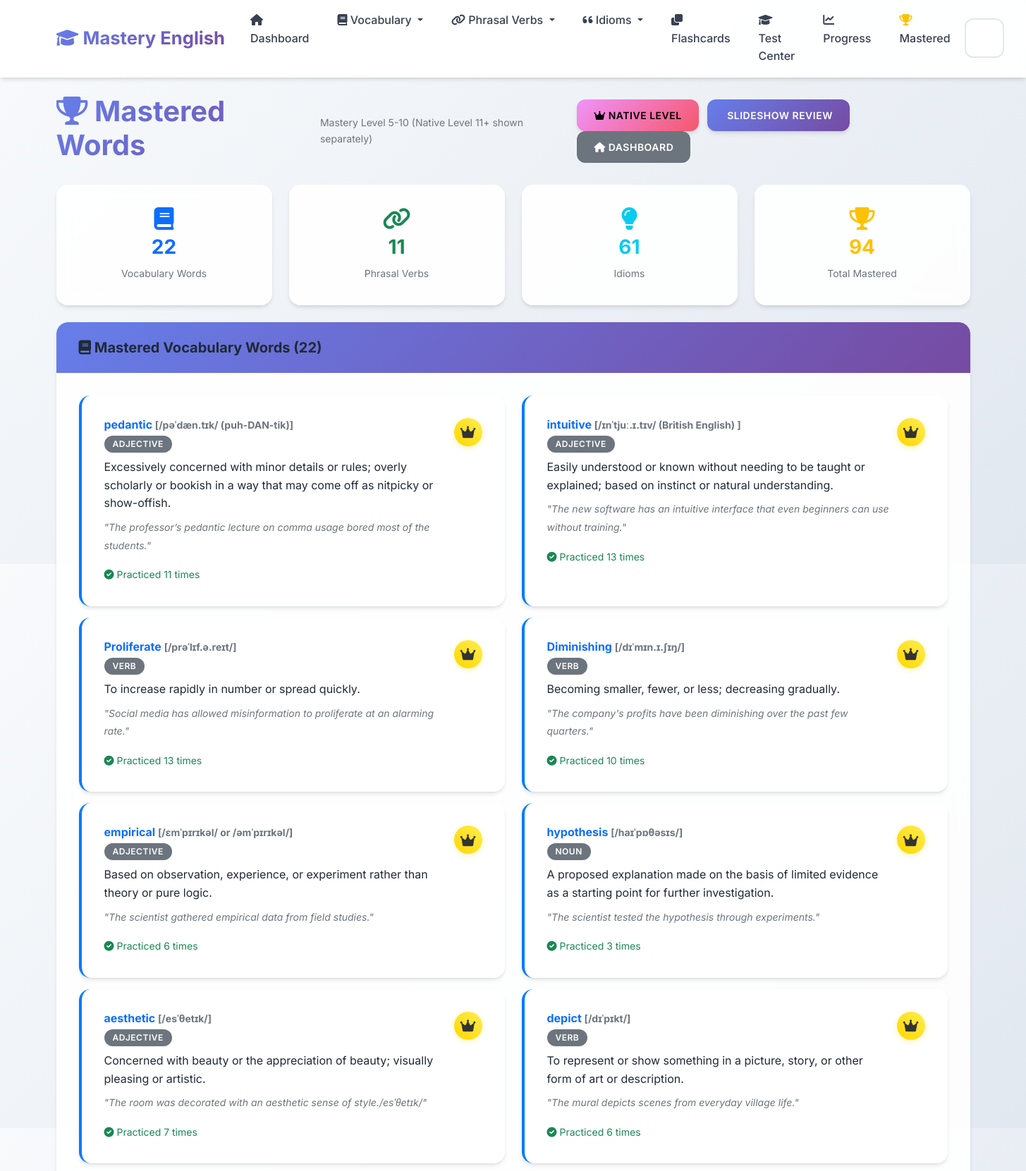
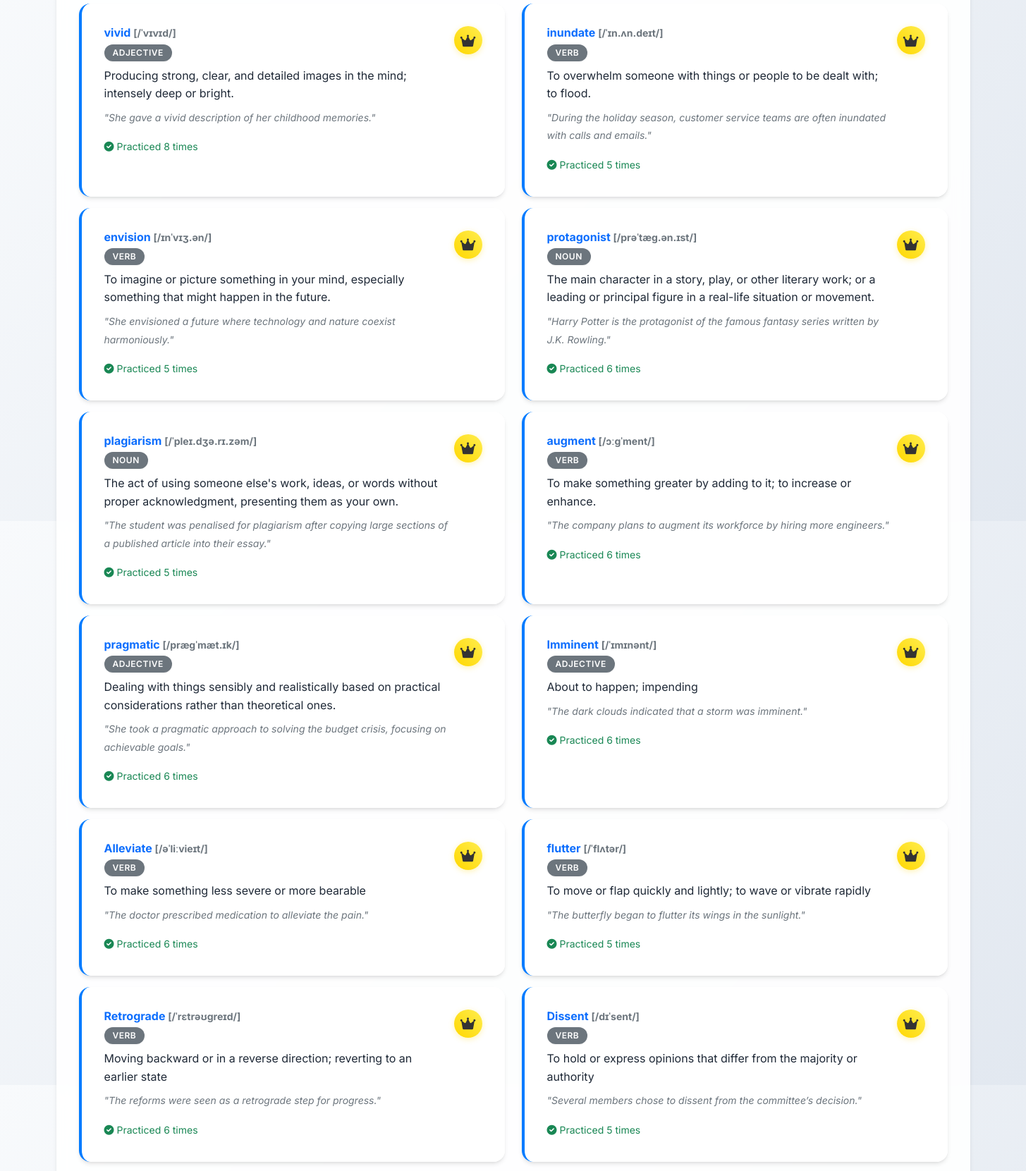
/mastered (upper part), run on the app's committed database (2 pictures, top to bottom).
### app.py (models this page shows, shortened)
class VocabularyWord(db.Model):
    __tablename__ = 'vocabulary_words'
    id = db.Column(db.Integer, primary_key=True)
    word = db.Column(db.String(100), nullable=False)
    definition = db.Column(db.Text, nullable=False)
    example_sentence = db.Column(db.Text)
    pronunciation = db.Column(db.String(100))
    part_of_speech = db.Column(db.String(50))
    difficulty_level = db.Column(db.String(20), default='medium')
    date_added = db.Column(db.DateTime, default=datetime.utcnow)
    times_practiced = db.Column(db.Integer, default=0)
    last_practiced = db.Column(db.DateTime)
    mastery_level = db.Column(db.Integer, default=0)

### app.py (the view)
@app.route('/mastered')
def mastered_words():
    from sqlalchemy import and_
    mastered_vocab = VocabularyWord.query.filter(
        and_(VocabularyWord.mastery_level >= 5, VocabularyWord.mastery_level <= 10)
    ).all()
    mastered_phrasal = PhrasalVerb.query.filter(
        and_(PhrasalVerb.mastery_level >= 5, PhrasalVerb.mastery_level <= 10)
    ).all()
    mastered_idioms = Idiom.query.filter(
        and_(Idiom.mastery_level >= 5, Idiom.mastery_level <= 10)
    ).all()
    total_mastered = len(mastered_vocab) + len(mastered_phrasal) + len(mastered_idioms)
    stats = {
        'vocabulary': len(mastered_vocab),
        'phrasal_verbs': len(mastered_phrasal),
        'idioms': len(mastered_idioms),
        'total': total_mastered
    }
    return render_template('mastered_words.html',
                         mastered_vocab=mastered_vocab,
                         mastered_phrasal=mastered_phrasal,
                         mastered_idioms=mastered_idioms,
                         stats=stats)

### templates/mastered_words.html (shortened to what this page needs)
{% extends "base.html" %}
{% block content %}
<div class="row">
    <div class="col-12">
        <div class="d-flex justify-content-between align-items-center mb-4">
            <h1>
                <i class="fas fa-trophy text-warning"></i> Mastered Words
            </h1>
            <small class="text-muted">Mastery Level 5-10 (Native Level 11+ shown separately)</small>
            <div>
                <a href="{{ url_for('native_words') }}" class="btn btn-warning me-2">
                    <i class="fas fa-crown"></i> Native Level
                </a>
                <a href="{{ url_for('mastered_slideshow') }}" class="btn btn-primary me-2">
                     Slideshow Review
                </a>
                <a href="{{ url_for('index') }}" class="btn btn-secondary">
                    <i class="fas fa-home"></i> Dashboard
                </a>
            </div>
        </div>
    </div>
</div>
<div class="row mb-4">
    <div class="col-md-3">
        <div class="card text-center border-primary">
            <div class="card-body">
                <i class="fas fa-book fa-2x text-primary mb-2"></i>
                <h3 class="text-primary">{{ stats.vocabulary }}</h3>
                <small class="text-muted">Vocabulary Words</small>
            </div>
        </div>
    </div>
    <div class="col-md-3">
        <div class="card text-center border-success">
            <div class="card-body">
                <i class="fas fa-link fa-2x text-success mb-2"></i>
                <h3 class="text-success">{{ stats.phrasal_verbs }}</h3>
                <small class="text-muted">Phrasal Verbs</small>
            </div>
        </div>
    </div>
    <div class="col-md-3">
        <div class="card text-center border-info">
            <div class="card-body">
                <i class="fas fa-lightbulb fa-2x text-info mb-2"></i>
                <h3 class="text-info">{{ stats.idioms }}</h3>
                <small class="text-muted">Idioms</small>
            </div>
        </div>
    </div>
    <div class="col-md-3">
        <div class="card text-center border-warning">
            <div class="card-body">
                <i class="fas fa-trophy fa-2x text-warning mb-2"></i>
                <h3 class="text-warning">{{ stats.total }}</h3>
                <small class="text-muted">Total Mastered</small>
            </div>
        </div>
    </div>
</div>
{% if stats.total == 0 %}
<div class="row">
    <div class="col-12">
        <div class="card">
            <div class="card-body text-center py-5">
                <i class="fas fa-graduation-cap fa-4x text-muted mb-3"></i>
                <h3 class="text-muted">No Mastered Words Yet</h3>
                <p class="text-muted mb-4">Start practicing to master your vocabulary, phrasal verbs, and idioms!</p>
                <div>
                    <a href="{{ url_for('flashcards', category='vocabulary') }}" class="btn btn-primary me-2">
                        <i class="fas fa-play"></i> Practice Vocabulary
                    </a>
                    <a href="{{ url_for('flashcards', category='phrasal-verbs') }}" class="btn btn-success me-2">
                        <i class="fas fa-play"></i> Practice Phrasal Verbs
                    </a>
                    <a href="{{ url_for('flashcards', category='idioms') }}" class="btn btn-info">
                        <i class="fas fa-play"></i> Practice Idioms
                    </a>
                </div>
            </div>
        </div>
    </div>
</div>
{% else %}
{% if mastered_vocab %}
<div class="row mb-4">
    <div class="col-12">
        <div class="card">
            <div class="card-header bg-primary text-white">
                <h5 class="mb-0">
                    <i class="fas fa-book"></i> Mastered Vocabulary Words ({{ mastered_vocab|length }})
                </h5>
            </div>
            <div class="card-body">
                <div class="row">
                    {% for word in mastered_vocab %}
                    <div class="col-md-6 mb-3">
                        <div class="card h-100 border-left-primary">
                            <div class="card-body">
                                <div class="d-flex justify-content-between align-items-start">
                                    <div class="flex-grow-1">
                                        <h6 class="card-title text-primary mb-1">
                                            {{ word.word }}
                                            {% if word.pronunciation %}
                                            <small class="text-muted">[{{ word.pronunciation }}]</small>
                                            {% endif %}
                                        </h6>
                                        {% if word.part_of_speech %}
                                        <span class="badge bg-secondary mb-2">{{ word.part_of_speech }}</span>
                                        {% endif %}
                                        <p class="card-text mb-2">{{ word.definition }}</p>
                                        {% if word.example_sentence %}
                                        <p class="card-text">
                                            <small class="text-muted">
                                                <em>"{{ word.example_sentence }}"</em>
                                            </small>
                                        </p>
                                        {% endif %}
                                        <small class="text-success">
                                            <i class="fas fa-check-circle"></i>
                                            Practiced {{ word.times_practiced }} times
                                        </small>
                                    </div>
                                    <div class="ms-2">
                                        <div class="mastery-badge mastery-5">
                                            <i class="fas fa-crown"></i>
                                        </div>
                                    </div>
                                </div>
                            </div>
                        </div>
                    </div>
                    {% endfor %}
                </div>
            </div>
        </div>
    </div>
</div>
{% endif %}
{% endif %}
{% endblock %}

### static/css/style.css (style rules this page uses)
:root { --primary-color: #6366f1; --primary-dark: #4f46e5; --primary-light: #8b5cf6; --success-color: #10b981; --success-dark: #059669; --info-color: #06b6d4; --info-dark: #0891b2; --warning-color: #f59e0b; --warning-dark: #d97706; --danger-color: #ef4444; --danger-dark: #dc2626; --light-color: #f8fafc; --dark-color: #1e293b; --gray-50: #f9fafb; --gray-100: #f3f4f6; --gray-200: #e5e7eb; --gray-300: #d1d5db; --gray-400: #9ca3af; --gray-500: #6b7280; --gray-600: #4b5563; --gray-700: #374151; --gray-800: #1f2937; --gray-900: #111827; --gradient-primary: linear-gradient(135deg, #667eea 0%, #764ba2 100%); --gradient-success: linear-gradient(135deg, #11998e 0%, #38ef7d 100%); --gradient-info: linear-gradient(135deg, #667db6 0%, #0082c8 100%); --gradient-warning: linear-gradient(135deg, #f093fb 0%, #f5576c 100%); --gradient-hero: linear-gradient(135deg, #667eea 0%, #764ba2 50%, #f093fb 100%); --shadow-sm: 0 1px 2px 0 rgba(0, 0, 0, 0.05); --shadow: 0 4px 6px -1px rgba(0, 0, 0, 0.1), 0 2px 4px -1px rgba(0, 0, 0, 0.06); --shadow-md: 0 10px 15px -3px rgba(0, 0, 0, 0.1), 0 4px 6px -2px rgba(0, 0, 0, 0.05); --shadow-lg: 0 20px 25px -5px rgba(0, 0, 0, 0.1), 0 10px 10px -5px rgba(0, 0, 0, 0.04); --shadow-xl: 0 25px 50px -12px rgba(0, 0, 0, 0.25); }
body { font-family: 'Inter', 'Segoe UI', -apple-system, BlinkMacSystemFont, sans-serif; background: linear-gradient(135deg, #f8fafc 0%, #e2e8f0 100%); min-height: 100vh; line-height: 1.6; color: var(--gray-800); }
.card { border: none; border-radius: 16px; background: rgba(255, 255, 255, 0.9); backdrop-filter: blur(10px); box-shadow: var(--shadow); transition: all 0.4s cubic-bezier(0.4, 0, 0.2, 1); position: relative; overflow: hidden; }
.card::before { content: ''; position: absolute; top: 0; left: 0; width: 100%; height: 2px; background: var(--gradient-primary); transform: scaleX(0); transition: transform 0.3s ease; }
.card-header { background: var(--gradient-primary); color: white; border-bottom: none; border-radius: 16px 16px 0 0 !important; padding: 1.5rem 2rem; font-weight: 600; }
.card-body { padding: 2rem; }
.badge { font-size: 0.7rem; border-radius: 12px; padding: 0.4em 0.8em; }
.btn { border-radius: 12px; font-weight: 600; padding: 0.75rem 1.5rem; text-transform: uppercase; letter-spacing: 0.5px; font-size: 0.875rem; transition: all 0.3s cubic-bezier(0.4, 0, 0.2, 1); position: relative; overflow: hidden; border: none; }
.btn::before { content: ''; position: absolute; top: 0; left: -100%; width: 100%; height: 100%; background: linear-gradient(90deg, transparent, rgba(255,255,255,0.2), transparent); transition: left 0.5s; }
.btn-primary { background: var(--gradient-primary); box-shadow: var(--shadow); }
.btn-warning { background: var(--gradient-warning); box-shadow: var(--shadow); }
h1, h2, h3, h4, h5, h6 { font-weight: 700; color: var(--gray-800); }
h1 { background: var(--gradient-primary); -webkit-background-clip: text; -webkit-text-fill-color: transparent; background-clip: text; }
.badge { font-size: 0.75rem; border-radius: 20px; padding: 0.5em 1em; font-weight: 600; text-transform: uppercase; letter-spacing: 0.5px; box-shadow: var(--shadow-sm); }
.fa, .fas, .far { transition: all 0.3s ease; }

### templates/mastered_words.html (style rules this page uses)
.border-left-primary { border-left: 4px solid #007bff !important; }
.mastery-badge { width: 40px; height: 40px; border-radius: 50%; display: flex; align-items: center; justify-content: center; font-size: 1.2rem; color: white; }
.mastery-5 { background: linear-gradient(45deg, #ffd700, #ffed4e); color: #333; box-shadow: 0 2px 8px rgba(255, 215, 0, 0.3); }

### data on the page
VocabularyWord: word "pedantic", pronunciation "/pəˈdæn.tɪk/ (puh-DAN-tik)", part_of_speech "ADJECTIVE", definition "Excessively concerned with minor details or rules; overly scholarly or bookish in a way that may come off as nitpicky or show-offish.", example_sentence "The professor’s pedantic lecture on comma usage bored most of the students.", times_practiced "11"
VocabularyWord: word "intuitive", pronunciation "/ɪnˈtjuː.ɪ.tɪv/ (British English)", part_of_speech "ADJECTIVE", definition "Easily understood or known without needing to be taught or explained; based on instinct or natural understanding.", example_sentence "The new software has an intuitive interface that even beginners can use without training.", times_practiced "13"
VocabularyWord: word "Proliferate", pronunciation "/prəˈlɪf.ə.reɪt/", part_of_speech "VERB", definition "To increase rapidly in number or spread quickly.", example_sentence "Social media has allowed misinformation to proliferate at an alarming rate.", times_practiced "13"
VocabularyWord: word "Diminishing", pronunciation "/dɪˈmɪn.ɪ.ʃɪŋ/", part_of_speech "VERB", definition "Becoming smaller, fewer, or less; decreasing gradually.", example_sentence "The company's profits have been diminishing over the past few quarters.", times_practiced "10"
VocabularyWord: word "empirical", pronunciation "/ɛmˈpɪrɪkəl/ or /əmˈpɪrɪkəl/", part_of_speech "ADJECTIVE", definition "Based on observation, experience, or experiment rather than theory or pure logic.", example_sentence "The scientist gathered empirical data from field studies.", times_practiced "6"
VocabularyWord: word "hypothesis", pronunciation "/haɪˈpɒθəsɪs/", part_of_speech "NOUN", definition "A proposed explanation made on the basis of limited evidence as a starting point for further investigation.", example_sentence "The scientist tested the hypothesis through experiments.", times_practiced "3"
VocabularyWord: word "aesthetic", pronunciation "/esˈθetɪk/", part_of_speech "ADJECTIVE", definition "Concerned with beauty or the appreciation of beauty; visually pleasing or artistic.", example_sentence "The room was decorated with an aesthetic sense of style./esˈθetɪk/", times_practiced "7"
VocabularyWord: word "depict", pronunciation "/dɪˈpɪkt/", part_of_speech "VERB", definition "To represent or show something in a picture, story, or other form of art or description.", example_sentence "The mural depicts scenes from everyday village life.", times_practiced "6"
VocabularyWord: word "vivid", pronunciation "/ˈvɪvɪd/", part_of_speech "ADJECTIVE", definition "Producing strong, clear, and detailed images in the mind; intensely deep or bright.", example_sentence "She gave a vivid description of her childhood memories.", times_practiced "8"
VocabularyWord: word "inundate", pronunciation "/ˈɪn.ʌn.deɪt/", part_of_speech "VERB", definition "To overwhelm someone with things or people to be dealt with; to flood.", example_sentence "During the holiday season, customer service teams are often inundated with calls and emails.", times_practiced "5"
VocabularyWord: word "envision", pronunciation "/ɪnˈvɪʒ.ən/", part_of_speech "VERB", definition "To imagine or picture something in your mind, especially something that might happen in the future.", example_sentence "She envisioned a future where technology and nature coexist harmoniously.", times_practiced "5"
VocabularyWord: word "protagonist", pronunciation "/prəˈtæɡ.ən.ɪst/", part_of_speech "NOUN", definition "The main character in a story, play, or other literary work; or a leading or principal figure in a real-life situation or movement.", example_sentence "Harry Potter is the protagonist of the famous fantasy series written by J.K. Rowling.", times_practiced "6"
VocabularyWord: word "plagiarism", pronunciation "/ˈpleɪ.dʒə.rɪ.zəm/", part_of_speech "NOUN", definition "The act of using someone else's work, ideas, or words without proper acknowledgment, presenting them as your own.", example_sentence "The student was penalised for plagiarism after copying large sections of a published article into their essay.", times_practiced "5"
VocabularyWord: word "augment", pronunciation "/ɔːɡˈment/", part_of_speech "VERB", definition "To make something greater by adding to it; to increase or enhance.", example_sentence "The company plans to augment its workforce by hiring more engineers.", times_practiced "6"
VocabularyWord: word "pragmatic", pronunciation "/præɡˈmæt.ɪk/", part_of_speech "ADJECTIVE", definition "Dealing with things sensibly and realistically based on practical considerations rather than theoretical ones.", example_sentence "She took a pragmatic approach to solving the budget crisis, focusing on achievable goals.", times_practiced "6"
VocabularyWord: word "Imminent", pronunciation "/ˈɪmɪnənt/", part_of_speech "ADJECTIVE", definition "About to happen; impending", example_sentence "The dark clouds indicated that a storm was imminent.", times_practiced "6"
VocabularyWord: word "Alleviate", pronunciation "/əˈliːvieɪt/", part_of_speech "VERB", definition "To make something less severe or more bearable", example_sentence "The doctor prescribed medication to alleviate the pain.", times_practiced "6"
VocabularyWord: word "flutter", pronunciation "/ˈflʌtər/", part_of_speech "VERB", definition "To move or flap quickly and lightly; to wave or vibrate rapidly", example_sentence "The butterfly began to flutter its wings in the sunlight.", times_practiced "5"
VocabularyWord: word "Retrograde", pronunciation "/ˈrɛtrəʊɡreɪd/", part_of_speech "VERB", definition "Moving backward or in a reverse direction; reverting to an earlier state", example_sentence "The reforms were seen as a retrograde step for progress.", times_practiced "6"
VocabularyWord: word "Dissent", pronunciation "/dɪˈsent/", part_of_speech "VERB", definition "To hold or express opinions that differ from the majority or authority", example_sentence "Several members chose to dissent from the committee’s decision.", times_practiced "5"

### other printed values
{{ stats.vocabulary }} "22"
{{ stats.phrasal_verbs }} "11"
{{ stats.idioms }} "61"
{{ stats.total }} "94"
{{ mastered_vocab|length }} "22"
